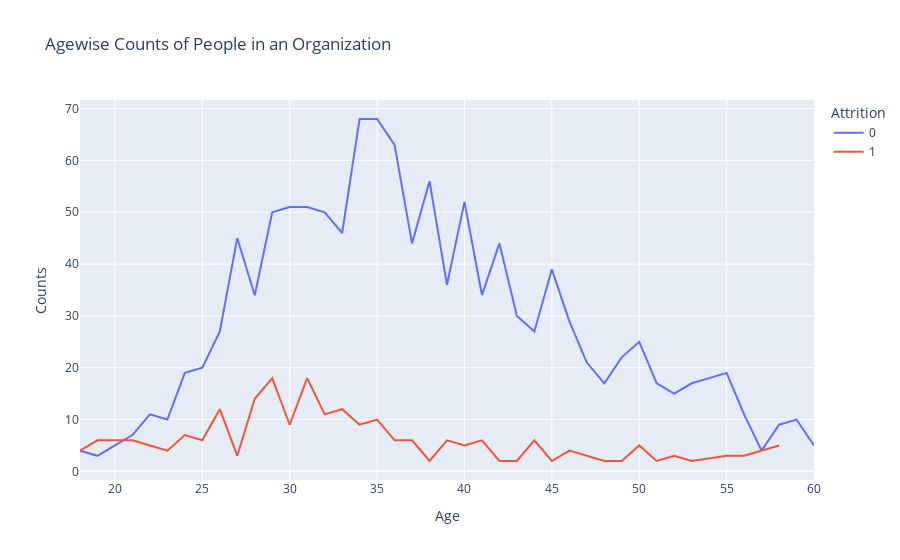

Here is the notebook cell this chart was saved with:
### Code cell
age_att=data.groupby(['Age','Attrition']).apply(lambda x:x['DailyRate'].count()).reset_index(name='Counts')
px.line(age_att,x='Age',y='Counts',color='Attrition',title='Agewise Counts of People in an Organization')

### Figure 1 — Plotly figure (JSON) as saved in the notebook; plotly's stock layout.template omitted (floating-point values rounded to 4 significant figures)
{"data": [{"hovertemplate": "Attrition=0<br>Age=%{x}<br>Counts=%{y}<extra></extra>", "legendgroup": "0", "line": {"color": "#636efa", "dash": "solid"}, "marker": {"symbol": "circle"}, "mode": "lines", "name": "0", "orientation": "v", "showlegend": true, "type": "scatter", "x": [18, 19, 20, 21, 22, 23, 24, 25, 26, 27, 28, 29, 30, 31, 32, 33, 34, 35, 36, 37, 38, 39, 40, 41, 42, 43, 44, 45, 46, 47, 48, 49, 50, 51, 52, 53, 54, 55, 56, 57, 58, 59, 60], "xaxis": "x", "y": [4, 3, 5, 7, 11, 10, 19, 20, 27, 45, 34, 50, 51, 51, 50, 46, 68, 68, 63, 44, 56, 36, 52, 34, 44, 30, 27, 39, 29, 21, 17, 22, 25, 17, 15, 17, 18, 19, 11, 4, 9, 10, 5], "yaxis": "y"}, {"hovertemplate": "Attrition=1<br>Age=%{x}<br>Counts=%{y}<extra></extra>", "legendgroup": "1", "line": {"color": "#EF553B", "dash": "solid"}, "marker": {"symbol": "circle"}, "mode": "lines", "name": "1", "orientation": "v", "showlegend": true, "type": "scatter", "x": [18, 19, 20, 21, 22, 23, 24, 25, 26, 27, 28, 29, 30, 31, 32, 33, 34, 35, 36, 37, 38, 39, 40, 41, 42, 43, 44, 45, 46, 47, 48, 49, 50, 51, 52, 53, 55, 56, 58], "xaxis": "x", "y": [4, 6, 6, 6, 5, 4, 7, 6, 12, 3, 14, 18, 9, 18, 11, 12, 9, 10, 6, 6, 2, 6, 5, 6, 2, 2, 6, 2, 4, 3, 2, 2, 5, 2, 3, 2, 3, 3, 5], "yaxis": "y"}], "layout": {"legend": {"title": {"text": "Attrition"}, "tracegroupgap": 0}, "title": {"text": "Agewise Counts of People in an Organization"}, "xaxis": {"anchor": "y", "domain": [0, 1], "title": {"text": "Age"}}, "yaxis": {"anchor": "x", "domain": [0, 1], "title": {"text": "Counts"}}}}
